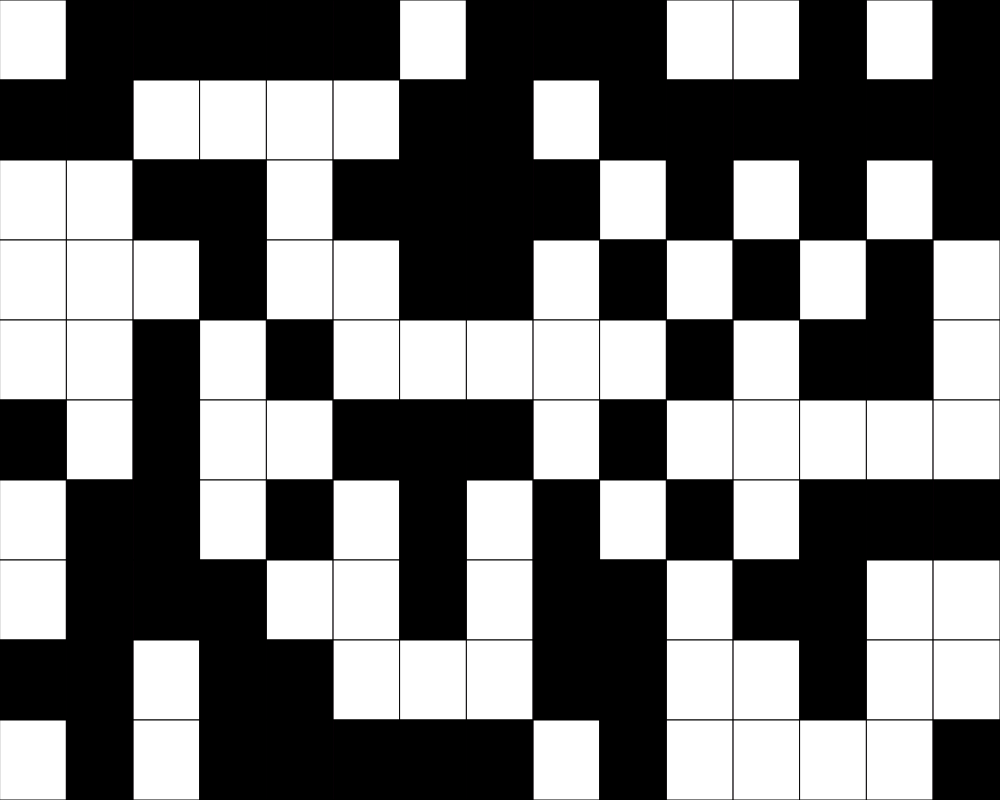
Frame 1 (no input)
Frame 60 (no input): identical to frame 1, image omitted
Frame 120 (the mouse pressed at the canvas centre since frame 60): identical to frame 1, image omitted

The p5.js sketch that drew this single still picture (run headless with seeded random() and noise() and a simulated clock; from frame 60 on, the mouse is pressed at the canvas centre):

// p5.js sketch
// ── sketch.js
var cols = 15
var rows = 10
var canvasWidth = window.innerWidth - 200;
var canvasHeight = window.innerHeight - 200;
var board = Array.from(Array(cols), () => new Array(rows));

console.log(board)

function setup(){
var cnv = createCanvas(canvasWidth, canvasHeight)
var x = (windowWidth - width) / 2;
var y = (windowHeight - height) / 2;
cnv.position(x, y);
background(255, 0, 200);

board = fillBoardRandomly(board)
}


function draw(){
evaluateState(board)

}

function windowResized() {
    cnvRe = resizeCanvas(window.innerWidth - 200, window.innerHeight - 200);
    background(255, 0, 200);
  }



  function fillBoardRandomly(){
    var isAlive = Math.random() < 0.5;
    for (let i = 0; i < cols; i++) {
        for (let j = 0; j < rows; j++) {
                board[i][j] = rect(canvasWidth/cols * i, canvasHeight/rows * j, (canvasWidth/cols), (canvasHeight/rows))               
            var isAlive = Math.random() < 0.5;
            if (isAlive) {
                fill(255)
            } else {
                fill(0)
            }
        }
    }
    return board;
  }



function evaluateState (board){
console.log(board)

}
// ── style.css
.slider {
    position: fixed;
    left: 50px;
    bottom: 25px;
    width: 95%;
}
